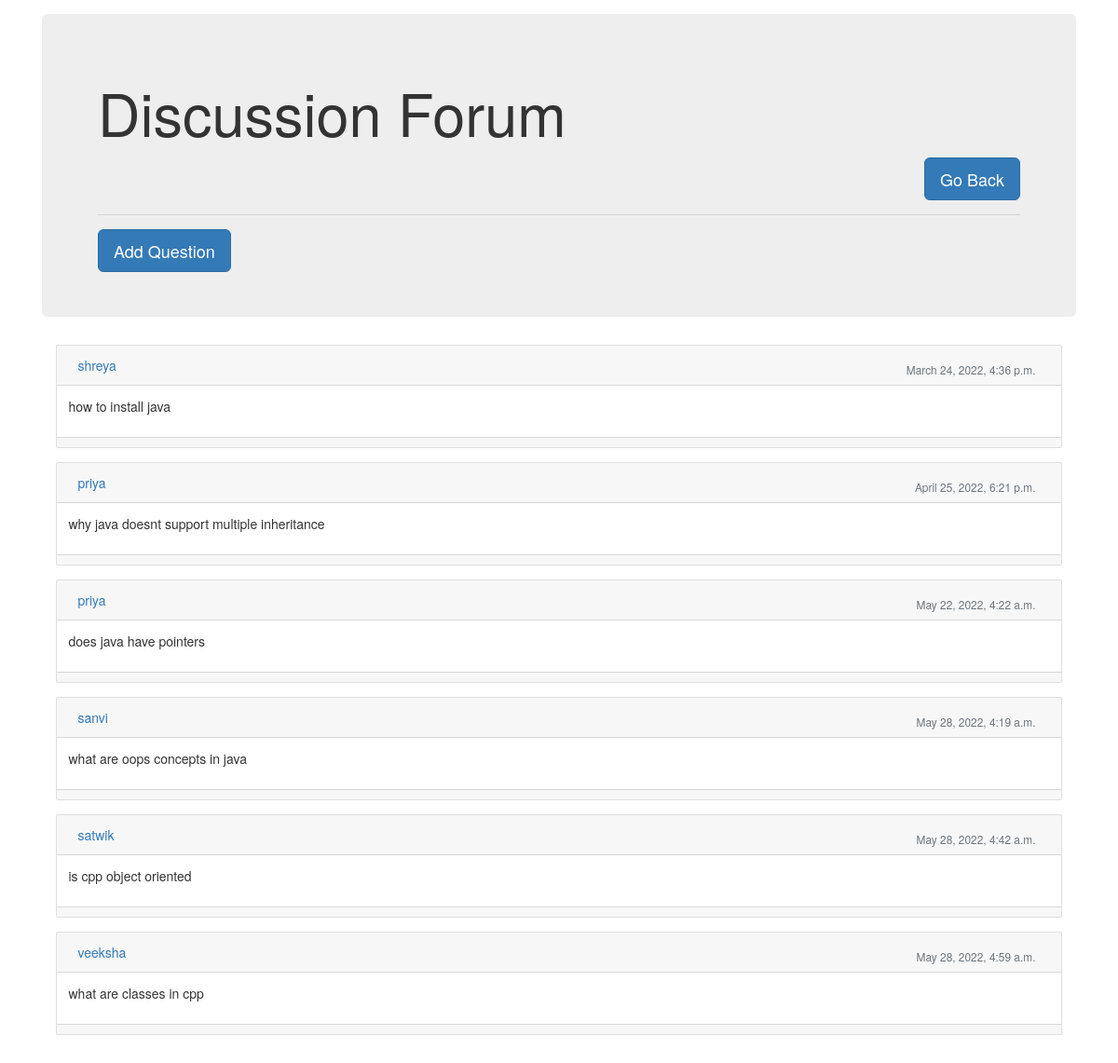
/discussionforumview/ (signed in), run on the app's committed database.
### accounts/models.py (models this page shows, shortened)
class Post(models.Model):
    user1 = models.ForeignKey(User, on_delete=models.CASCADE, default=1)
    post_content = models.CharField(max_length=5000)
    post_id = models.AutoField
    timestamp= models.DateTimeField(default=now)

### accounts/views.py (the view, shortened to what this page needs)
# urls.py: path('discussionforumview/',views.discussionforum,name="discussionforumview"),
def discussionforum(request):
    if request.user.is_authenticated:
        posts = Post.objects.all()
        return render(request, "accounts/discussionforum.html", {'posts':posts})
    else:
        return redirect('login')

### accounts/templates/accounts/discussionforum.html (shortened to what this page needs)
<!DOCTYPE html>
<html>
<head>
  <link rel="stylesheet" href="https://maxcdn.bootstrapcdn.com/bootstrap/3.4.1/css/bootstrap.min.css">
  <link rel="stylesheet" href="https://cdn.jsdelivr.net/npm/bootstrap@4.6.1/dist/css/bootstrap.min.css">
  <link rel="stylesheet" href="https://maxcdn.bootstrapcdn.com/bootstrap/3.4.1/css/bootstrap.min.css">
  <link rel="stylesheet" href="https://use.fontawesome.com/releases/v5.8.2/css/all.css"
>
</head>
<body>
  <div class="container my-4">
    <div class="jumbotron">
      <h1 class="display-4">Discussion Forum</h1>
      <div class="text-right">
        <a href="{% url 'availcourse' %}" class="btn btn-primary btn-lg" role="button" aria-pressed="true">Go Back</a>
      </div>
      <hr class="my-4">
      <button class="btn btn-primary btn-lg" data-target="#questions" data-toggle="modal" role="button">Add
        Question</button>
    </div>
    {% for post in posts %}
    <div class="container-fluid mt-10">
      <div class="row">
        <div class="col-md-12">
          <div class="card mb-4">
            <div class="card-header">
              <div class="media flex-wrap w-100 align-items-center">
                <div class="media-body ml-3"> <a href="/replyforumview/{{post.id}}" data-abc="true">{{post.user1}}</a>
                </div>
                <div class="text-muted small ml-3">
                  <div class="px-4 pt-3">{{post.timestamp}} </div>
                </div>
              </div>
            </div>
            <div class="card-body">
              <p>{{post.post_content}}</p>
            </div>
            <div class="card-footer d-flex flex-wrap justify-content-between align-items-center px-0 pt-0 pb-3">
            </div>
          </div>
        </div>
      </div>
    </div>
    {% endfor %}
  </div>
</body>
</html>

### data on the page
Post: user1 "shreya", timestamp "March 24, 2022, 4:36 p.m.", post_content "how to install java"
Post: user1 "priya", timestamp "April 25, 2022, 6:21 p.m.", post_content "why java doesnt support multiple inheritance"
Post: user1 "priya", timestamp "May 22, 2022, 4:22 a.m.", post_content "does java have pointers"
Post: user1 "sanvi", timestamp "May 28, 2022, 4:19 a.m.", post_content "what are oops concepts in java"
Post: user1 "satwik", timestamp "May 28, 2022, 4:42 a.m.", post_content "is cpp object oriented"
Post: user1 "veeksha", timestamp "May 28, 2022, 4:59 a.m.", post_content "what are classes in cpp"
